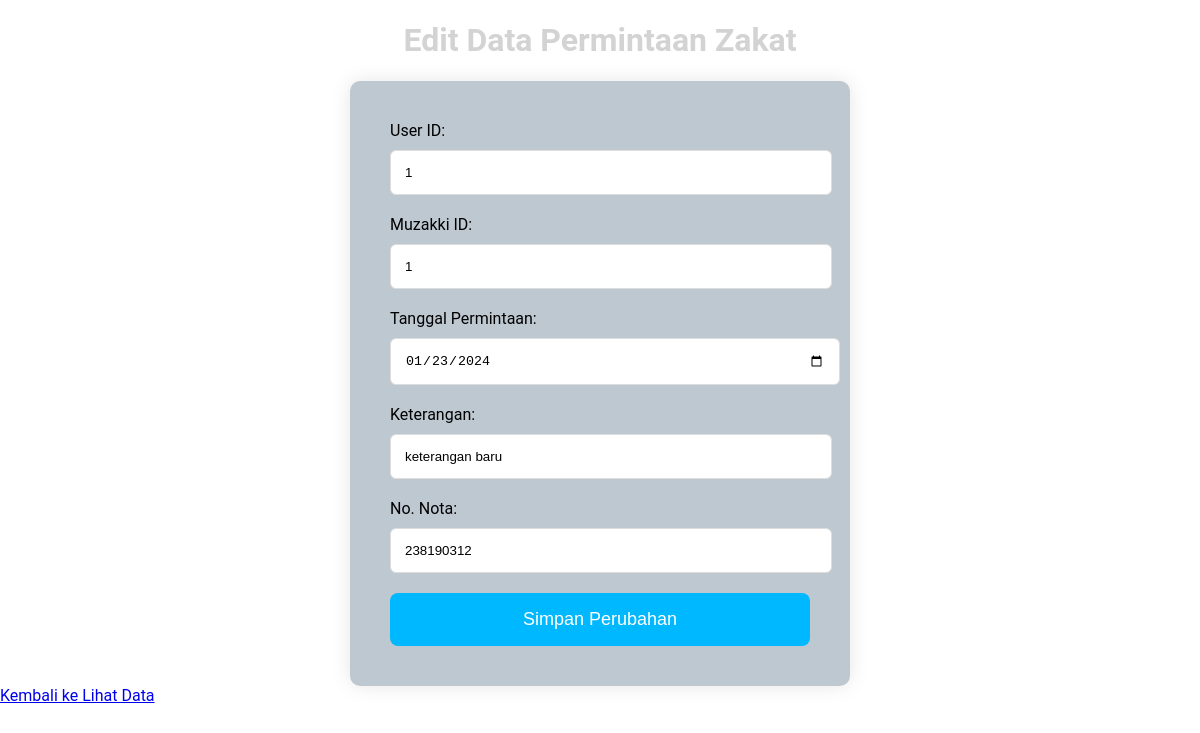
Screenshot of /edit_data.php?id=10 with the database file from the repository.
### tables this page shows
CREATE TABLE `tabelpermintaanzakat` (
  `id` int(11) NOT NULL,
  `datetime` date DEFAULT NULL,
  `user_id` int(11) DEFAULT NULL,
  `muzakki_id` int(11) DEFAULT NULL,
  `keterangan` varchar(255) DEFAULT NULL,
  `no_nota` varchar(255) DEFAULT NULL
);

### edit_data.php (the view, shortened to what this page needs)
<!DOCTYPE html>
<html>
<head>
    <link rel="stylesheet" type="text/css" href="style.css">
</head>
<body>
<?php
include 'koneksi.php';
if (isset($_GET['id']) && is_numeric($_GET['id'])) {
    $id = $_GET['id'];
    $query = "SELECT * FROM tabelpermintaanzakat WHERE id=$id";
    $result = $conn->query($query);
    if ($result->num_rows == 1) {
        $row = $result->fetch_assoc();
        ?>
        <h1>Edit Data Permintaan Zakat</h1>
        <form action="update_data.php" method="POST">
            <label for="user_id">User ID:</label>
            <input type="text" id="user_id" name="user_id" value="<?php echo $row['user_id']; ?>">
            <label for="muzakki_id">Muzakki ID:</label>
            <input type="text" id="muzakki_id" name="muzakki_id" value="<?php echo $row['muzakki_id']; ?>">
            <label for="datetime">Tanggal Permintaan:</label>
            <input type="date" id="datetime" name="datetime" value="<?php echo $row['datetime']; ?>">
            <label for="keterangan">Keterangan:</label>
            <input type="text" id="keterangan" name="keterangan" value="<?php echo $row['keterangan']; ?>">
            <label for="no_nota">No. Nota:</label>
            <input type="text" id="no_nota" name="no_nota" value="<?php echo $row['no_nota']; ?>">
            <input type="submit" value="Simpan Perubahan">
        </form>
        <?php
    } else {
        echo "Tidak ada data dengan ID tersebut.";
    }
} else {
    echo "ID tidak valid.";
}
?>
<a href="lihat_data.php" class="kembali-button">Kembali ke Lihat Data</a>
</body>
</html>

### style.css (style rules this page uses)
body { font-family: 'Roboto', sans-serif; background-color: #ffffff; margin: 0; height: 100vh; background-image: url(miku.gif); }
form { background-color: #bec8d1; padding: 40px; border-radius: 10px; box-shadow: 0 0 20px rgba(0, 0, 0, 0.1); margin: auto; width: 35%; }
h1 { text-align: center; color: #d3d3d3; }
label { display: block; margin-bottom: 10px; color: #000000; }
input[type="text"], textarea, select { width: 98%; padding: 14px; margin-bottom: 20px; border: 1px solid #ddd; border-radius: 6px; }
input[type="date"], select { width: 100%; padding: 14px; margin-bottom: 20px; border: 1px solid #ddd; border-radius: 6px; }
input[type="submit"] { background-color:#00b8ff; color: #fff; padding: 16px 32px; border: none; border-radius: 8px; cursor: pointer; font-size: 18px; width: 100%; }

### rows the page displays
tabelpermintaanzakat: user_id "1", muzakki_id "1", datetime "01/23/2024", keterangan "keterangan baru", no_nota "238190312"
